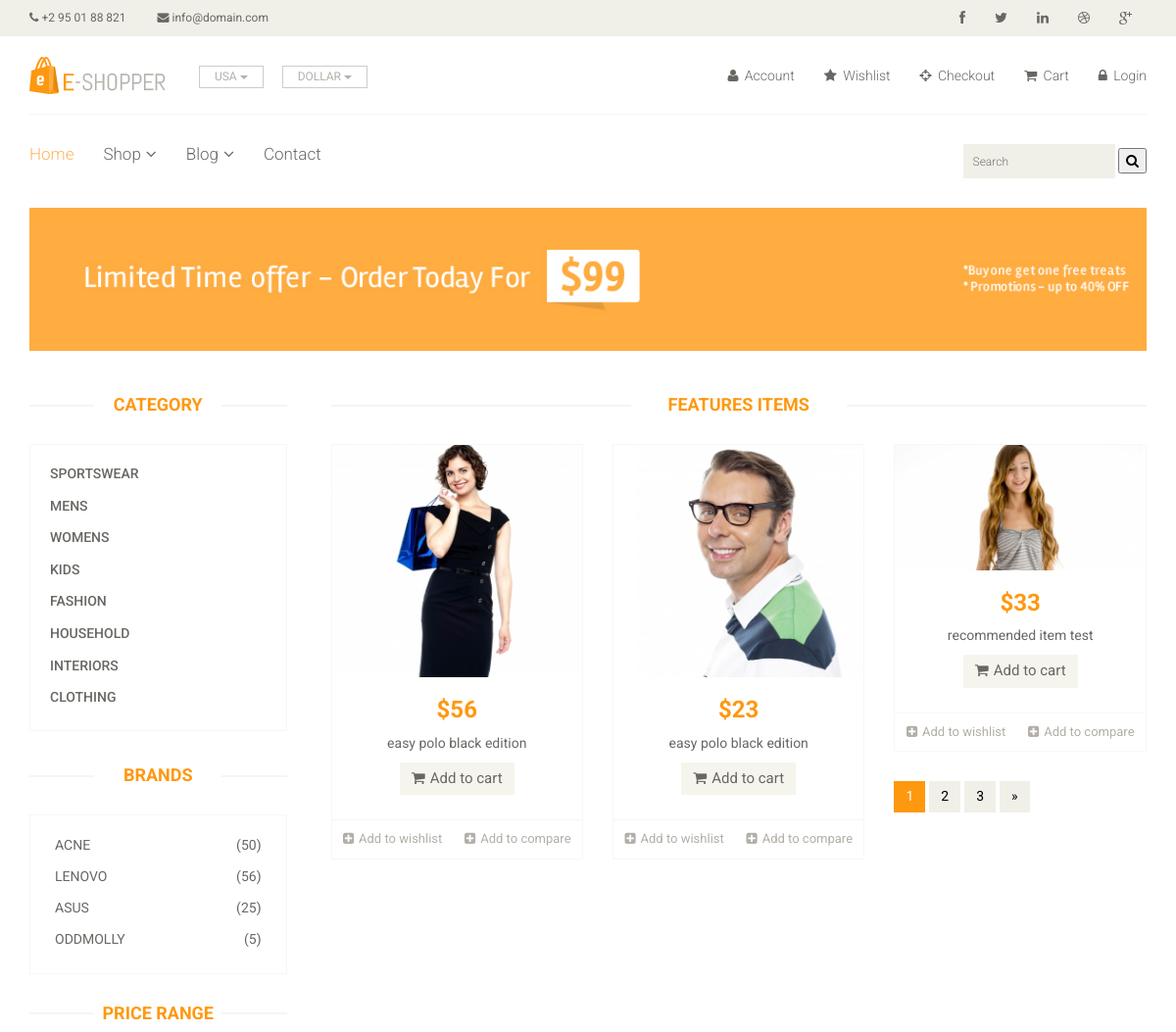
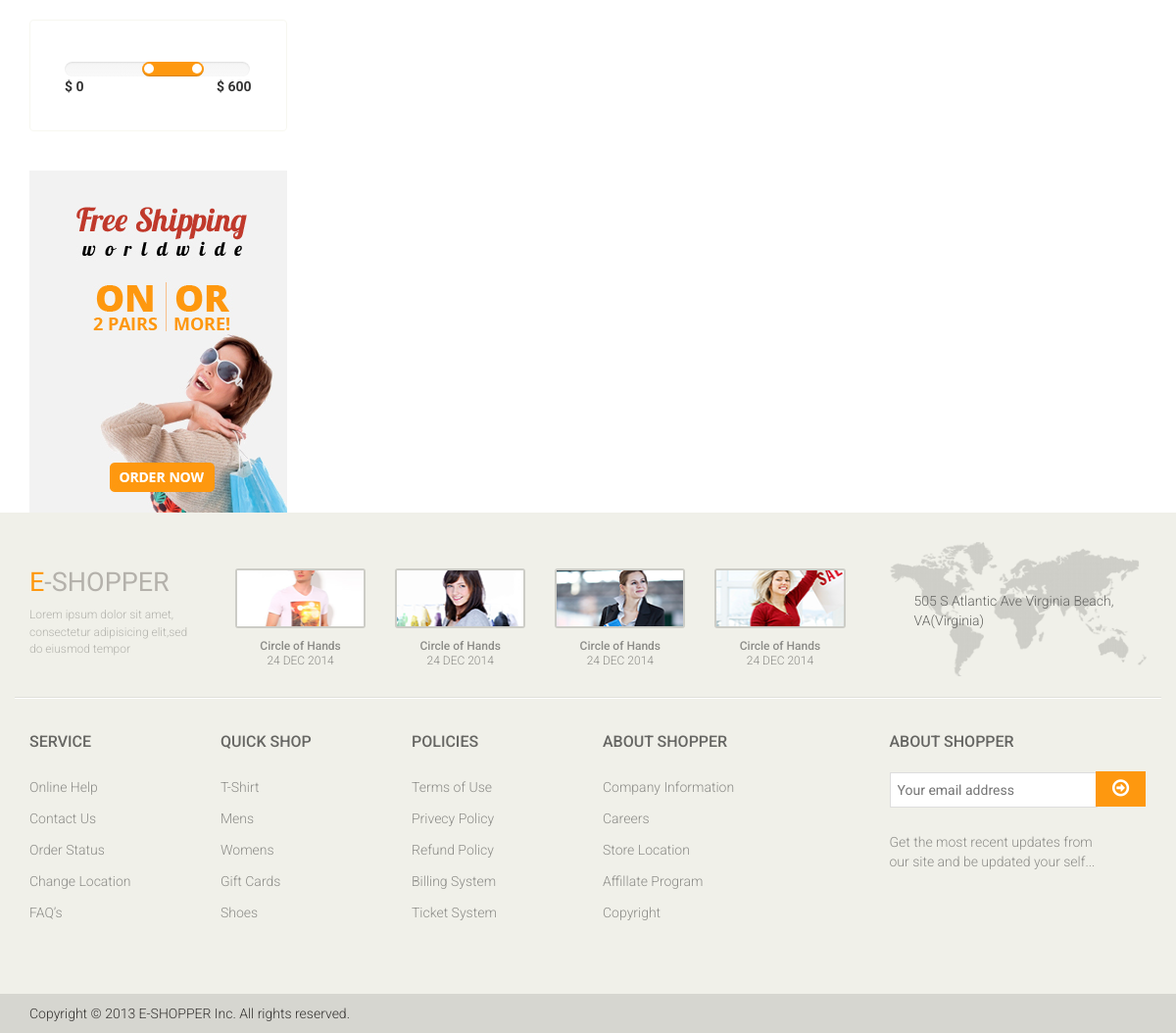
The app's page /brand/acne with its own data (2 pictures, top to bottom).
### home/models.py (models this page shows, shortened)
class Category(models.Model):
    name = models.CharField(max_length=200)
    slug = models.CharField(max_length=500 , unique = True)

class Brand(models.Model):
    name = models.CharField(max_length = 200)
    image = models.ImageField(upload_to='media' , blank=True)
    numbers_of_products = models.IntegerField(default = 1)
    slug = models.CharField(max_length=500 , blank = True)

class Product(models.Model):
    name = models.CharField(max_length=200)
    price = models.IntegerField()
    discounted_price = models.IntegerField(default=0)
    image = models.ImageField(upload_to='media')
    description = models.TextField(blank=True)
    specification = models.TextField(blank = True)
    category = models.ForeignKey(Category, on_delete = models.CASCADE)
    brand = models.ForeignKey(Brand,on_delete=models.CASCADE)
    stock = models.CharField(choices = STOCK , max_length=50)
    labels = models.CharField(choices = LABELS , max_length=50 , blank=True)
    slug = models.CharField(max_length= 500 , blank = True)

### home/views.py (the view)
# urls.py: path('brand/<slug>', BrandView.as_view(), name="brand"),
class BrandView(Base):
    def get(self,request,slug):
        brand_id = Brand.objects.get(slug = slug).id # slug = slug le index.html ma category for loop bata chaleko xa tellai execute garxa
        self.views['brand_products'] = Product.objects.filter(brand_id = brand_id)
        self.views['categories'] = Category.objects.all()
        self.views['brands'] = Brand.objects.all()
        return render(request,"brands.html",self.views)

### templates/brands.html (shortened to what this page needs)
{% extends 'base.html' %}
{%block content%}
{%load static%}
	<section id="advertisement">
		<div class="container">
			<img src="images/shop/advertisement.jpg" alt="" />
		</div>
	</section>
	<section>
		<div class="container">
			<div class="row">
				<div class="col-sm-3">
					<div class="left-sidebar">
						<h2>Category</h2>
						<div class="panel-group category-products" id="accordian">
							{%for cat in categories%}
							<div class="panel panel-default">
								<div class="panel-heading">
									<h4 class="panel-title"><a href="/category/{{cat.slug}}">{{cat.name}}</a></h4>
								</div>
							</div>
							{%endfor%}
						</div>
						<div class="brands_products">
							<h2>Brands</h2>
							<div class="brands-name">
								<ul class="nav nav-pills nav-stacked">
									{%for brand in brands %}
									<li><a href="/brand/{{brand.slug}}"> <span class="pull-right">({{brand.numbers_of_products}})</span>{{brand.name}}</a></li>
									{%endfor%}
								</ul>
							</div>
						</div>
						<div class="price-range">
							<h2>Price Range</h2>
							<div class="well">
								 <input type="text" class="span2" value="" data-slider-min="0" data-slider-max="600" data-slider-step="5" data-slider-value="[250,450]" id="sl2" ><br />
								 <b>$ 0</b> <b class="pull-right">$ 600</b>
							</div>
						</div>
						<div class="shipping text-center">
							<img src="{%static 'images/home/shipping.jpg' %}" alt="" />
						</div>
					</div>
				</div>
				<div class="col-sm-9 padding-right">
					<div class="features_items">
						<h2 class="title text-center">Features Items</h2>
						{%for brand_product in brand_products%}
						<div class="col-sm-4">
							<div class="product-image-wrapper">
								<div class="single-products">
									<a href="/product/{{brand_product.slug}}">
									<div class="productinfo text-center">
										<img src="{{brand_product.image.url}}" alt="" />
										<h2>${{brand_product.price}}</h2>
										<p>{{brand_product.name}}</p>
										<a href="#" class="btn btn-default add-to-cart"><i class="fa fa-shopping-cart"></i>Add to cart</a>
									</div>
									</a>
								</div>
								<div class="choose">
									<ul class="nav nav-pills nav-justified">
										<li><a href=""><i class="fa fa-plus-square"></i>Add to wishlist</a></li>
										<li><a href=""><i class="fa fa-plus-square"></i>Add to compare</a></li>
									</ul>
								</div>
							</div>
						</div>
						{%endfor%}
						<ul class="pagination">
							<li class="active"><a href="">1</a></li>
							<li><a href="">2</a></li>
							<li><a href="">3</a></li>
							<li><a href="">&raquo;</a></li>
						</ul>
					</div>
				</div>
			</div>
		</div>
	</section>
{%endblock%}

### static/css/main.css (style rules this page uses)
body { font-family: 'Roboto', sans-serif; background:; position: relative; font-weight:400px; }
ul li { list-style: none; }
a { -webkit-transition: 300ms; -moz-transition: 300ms; -o-transition: 300ms; transition: 300ms; }
h1, h2, h3, h4, h5, h6 { font-family: 'Roboto', sans-serif; }
.category-products { border: 1px solid #F7F7F0; margin-bottom: 35px; padding-bottom: 20px; padding-top: 15px; }
.left-sidebar h2, .brands_products h2 { color: #FE980F; font-family: 'Roboto', sans-serif; font-size: 18px; font-weight: 700; margin: 0 auto 30px; text-align: center; text-transform: uppercase; position: relative; z-index:3; }
.left-sidebar h2:after, h2.title:after { content: " "; position: absolute; border: 1px solid #f5f5f5; bottom:8px; left: 0; width: 100%; height: 0; z-index: -2; }
.left-sidebar h2:before { content: " "; position: absolute; background: #fff; bottom: -6px; width: 130px; height: 30px; z-index: -1; left: 50%; margin-left: -65px; }
h2.title:before { content: " "; position: absolute; background: #fff; bottom: -6px; width: 220px; height: 30px; z-index: -1; left: 50%; margin-left: -110px; }
.category-products .panel { background-color: #FFFFFF; border: 0px; border-radius: 0px; box-shadow:none; margin-bottom: 0px; }
.category-products .panel-default .panel-heading { background-color: #FFFFFF; border: 0 none; color: #FFFFFF; padding: 5px 20px; }
.category-products .panel-default .panel-heading .panel-title a { color: #696763; font-family: 'Roboto', sans-serif; font-size: 14px; text-decoration: none; text-transform: uppercase; }
.brands-name { border: 1px solid #F7F7F0; padding-bottom: 20px; padding-top: 15px; }
.brands-name .nav-stacked li a { background-color: #FFFFFF; color: #696763; font-family: 'Roboto', sans-serif; font-size: 14px; padding: 5px 25px; text-decoration: none; text-transform: uppercase; }
.shipping { background-color: #F2F2F2; margin-top: 40px; overflow: hidden; padding-top: 20px; position: relative; }
.price-range { margin-top:30px; }
.well { background-color: #FFFFFF; border: 1px solid #F7F7F0; border-radius: 4px; box-shadow: none; margin-bottom: 20px; min-height: 20px; padding: 35px; }
.padding-right { padding-right: 0; }
.features_items { overflow:hidden; }
h2.title { color: #FE980F; font-family: 'Roboto', sans-serif; font-size: 18px; font-weight: 700; margin: 0 15px; text-transform: uppercase; margin-bottom: 30px; position: relative; }
.product-image-wrapper { border:1px solid #F7F7F5; overflow: hidden; margin-bottom:30px; }
.single-products { position: relative; }
.productinfo h2 { color: #FE980F; font-family: 'Roboto', sans-serif; font-size: 24px; font-weight: 700; }
.productinfo p { font-family: 'Roboto', sans-serif; font-size: 14px; font-weight: 400; color: #696763; }
.productinfo img { width: 100%; }
.productinfo { position:relative; }
.add-to-cart { background:#F5F5ED; border: 0 none; border-radius: 0; color: #696763; font-family: 'Roboto', sans-serif; font-size: 15px; margin-bottom: 25px; }
.add-to-cart i { margin-right:5px; }
.choose { border-top: 1px solid #F7F7F0; }
.choose ul li a { color: #B3AFA8; font-family: 'Roboto', sans-serif; font-size: 13px; padding-left: 0; padding-right: 0; }
.choose ul li a i { margin-right:5px; }
#advertisement { padding-bottom: 45px; }
#advertisement img { width: 100%; }
.pagination { display: inline-block; margin-bottom: 25px; margin-top: 0; padding-left: 15px; }
.pagination li:first-child a, .pagination li:first-child span { border-bottom-left-radius: 0; border-top-left-radius: 0; margin-left: 0; }
.pagination li:last-child a, .pagination li:last-child span { border-bottom-right-radius: 0; border-top-right-radius: 0; }
.pagination .active a, .pagination .active span, .pagination .active a:hover, .pagination .active span:hover, .pagination .active a:focus, .pagination .active span:focus { background-color: #FE980F; border-color: #FE980F; color: #FFFFFF; cursor: default; z-index: 2; }
.pagination li a, .pagination li span { background-color: #f0f0e9; border: 0; float: left; line-height: 1.42857; margin-left: -1px; padding: 6px 12px; position: relative; text-decoration: none; margin-right: 5px; color:#000; }

### records on screen
Category: name "SPORTSWEAR"
Category: name "MENS"
Category: name "WOMENS"
Category: name "KIDS"
Category: name "FASHION"
Category: name "HOUSEHOLD"
Category: name "INTERIORS"
Category: name "CLOTHING"
Brand: numbers_of_products "50", name "ACNE"
Brand: numbers_of_products "56", name "LENOVO"
Brand: numbers_of_products "25", name "ASUS"
Brand: numbers_of_products "5", name "ODDMOLLY"
Product: image (picture), price "56", name "easy polo black edition"
Product: image (picture), price "23", name "easy polo black edition"
Product: image (picture), price "33", name "recommended item test"
